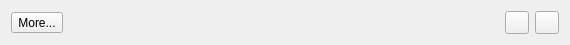
<?xml version="1.0" encoding="UTF-8"?>
<ui version="4.0">
 <class>UpdaterButtons</class>
 <widget class="QWidget" name="UpdaterButtons">
  <property name="geometry">
   <rect>
    <x>0</x>
    <y>0</y>
    <width>570</width>
    <height>34</height>
   </rect>
  </property>
  <property name="windowTitle">
   <string>Form</string>
  </property>
  <layout class="QVBoxLayout" name="verticalLayout">
   <item>
    <layout class="QHBoxLayout" name="horizontalLayout">
     <item>
      <widget class="QToolButton" name="more">
       <property name="text">
        <string>More...</string>
       </property>
       <property name="popupMode">
        <enum>QToolButton::InstantPopup</enum>
       </property>
      </widget>
     </item>
     <item>
      <spacer name="horizontalSpacer">
       <property name="orientation">
        <enum>Qt::Horizontal</enum>
       </property>
       <property name="sizeHint" stdset="0">
        <size>
         <width>40</width>
         <height>20</height>
        </size>
       </property>
      </spacer>
     </item>
     <item>
      <widget class="QToolButton" name="apply">
       <property name="toolButtonStyle">
        <enum>Qt::ToolButtonTextBesideIcon</enum>
       </property>
      </widget>
     </item>
     <item>
      <widget class="QToolButton" name="quit">
       <property name="toolButtonStyle">
        <enum>Qt::ToolButtonTextBesideIcon</enum>
       </property>
      </widget>
     </item>
    </layout>
   </item>
  </layout>
 </widget>
 <resources/>
 <connections/>
</ui>
